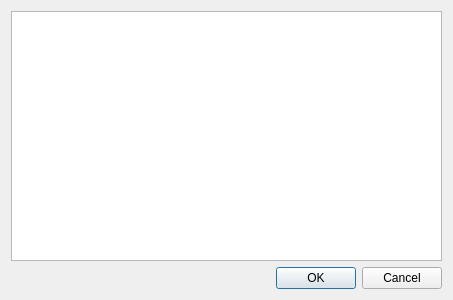
<?xml version="1.0" encoding="UTF-8"?>
<ui version="4.0">
 <class>TableDialog</class>
 <widget class="QDialog" name="TableDialog">
  <property name="geometry">
   <rect>
    <x>0</x>
    <y>0</y>
    <width>453</width>
    <height>300</height>
   </rect>
  </property>
  <property name="windowTitle">
   <string>Dialog</string>
  </property>
  <layout class="QGridLayout" name="gridLayout">
   <item row="0" column="0" colspan="3">
    <widget class="QTableView" name="tableView"/>
   </item>
   <item row="1" column="1">
    <widget class="QPushButton" name="buttonOK">
     <property name="text">
      <string>OK</string>
     </property>
    </widget>
   </item>
   <item row="1" column="2">
    <widget class="QPushButton" name="buttonCancel">
     <property name="text">
      <string>Cancel</string>
     </property>
    </widget>
   </item>
   <item row="1" column="0">
    <spacer name="horizontalSpacer">
     <property name="orientation">
      <enum>Qt::Horizontal</enum>
     </property>
     <property name="sizeHint" stdset="0">
      <size>
       <width>40</width>
       <height>20</height>
      </size>
     </property>
    </spacer>
   </item>
  </layout>
 </widget>
 <resources/>
 <connections/>
</ui>
